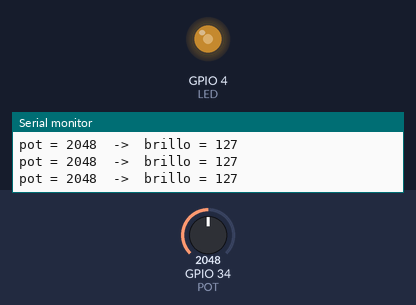
The sketch below on a simulated ESP32. Parts: output pins drawn as LEDs (lit = HIGH), the last lines printed to the serial monitor. The inputs (shaded band) are chosen by the test bench; at power-on: GPIO 34 (POT) = 2048.

Above: at 1.2 s.
1.3 s: GPIO 34 (POT) set to 1676
At 1.8 s:
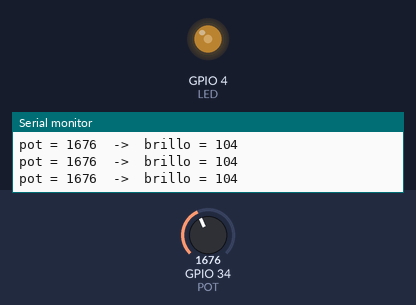
2.8 s: GPIO 34 (POT) set to 1545
At 3.2 s:
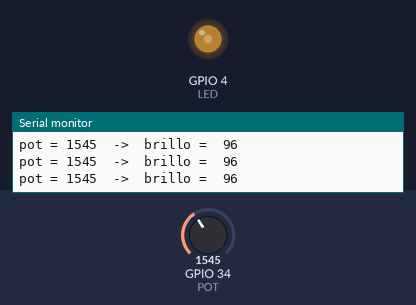
4.7 s: GPIO 34 (POT) set to 1065
At 5.1 s:
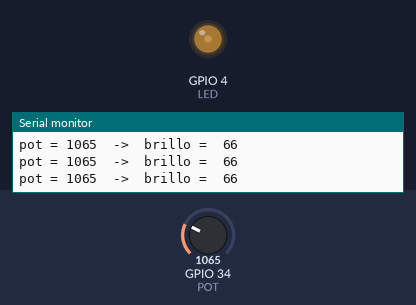
6.2 s: GPIO 34 (POT) set to 973
At 6.6 s:
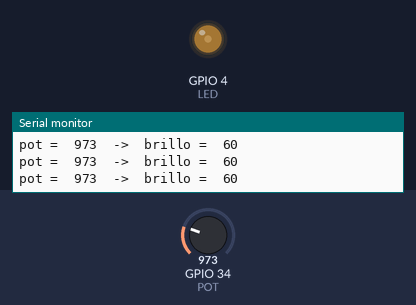
7.7 s: GPIO 34 (POT) set to 176
At 8.1 s:
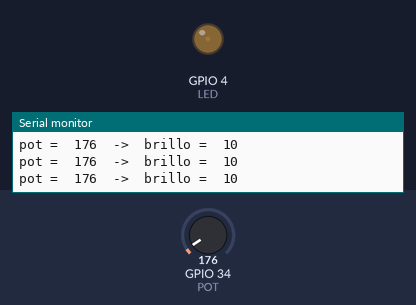
9.2 s: GPIO 34 (POT) set to 153
At 10.1 s:
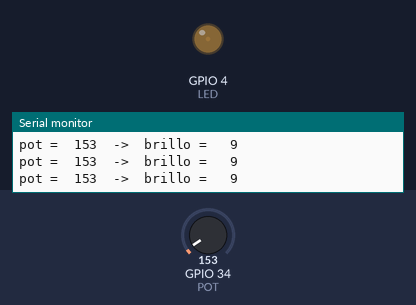
Timing chart, 0 to 12.1 s (numbered marks = the images above; inputs shaded):
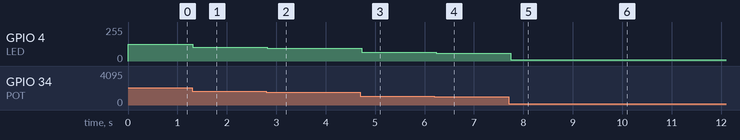

The sketch:

03-potentiometer-pwm.ino
```cpp
/*
 * 03 - Potenciómetro -> brillo del LED (ADC + PWM)
 * learn-esp32-with-claude
 *
 * Girás el potenciómetro y el LED cambia de brillo de forma gradual.
 * Dos conceptos nuevos:
 *   - ADC (analogRead): convierte el voltaje del pot (0-3.3V) en un número (0-4095).
 *   - PWM (LEDC): prende/apaga el pin miles de veces por segundo; variando el % de
 *     tiempo encendido (duty cycle) el LED "parece" tener brillo intermedio.
 *
 * Cableado:
 *   Potenciómetro (3 patas):
 *     pata extrema 1 -> 3V3
 *     pata extrema 2 -> GND
 *     pata del medio (cursor) -> GPIO34   (ADC1, solo entrada)
 *   LED:  GPIO4 -> 220Ω -> ánodo(+, larga) -> LED -> cátodo(-) -> GND   (igual que antes)
 * Board:  ESP32 Dev Module
 * Serial: 115200 baud
 */

const int POT = 34;   // entrada analógica (ADC1, input-only) -> cursor del potenciómetro
const int LED = 4;    // salida PWM -> brillo del LED

const int PWM_FREQ = 5000;   // frecuencia del PWM en Hz
const int PWM_RES  = 8;      // resolución en bits -> rango de duty 0..255

void setup() {
  Serial.begin(115200);
  // PWM real del ESP32 (periférico LEDC). Atamos el pin del LED a un canal PWM.
  // analogRead() no necesita pinMode: GPIO34 es solo entrada.
  ledcAttach(LED, PWM_FREQ, PWM_RES);
  Serial.println("Girá el potenciómetro para variar el brillo.");
}

void loop() {
  int raw = analogRead(POT);                    // 0..4095 (ADC de 12 bits)
  int brightness = map(raw, 0, 4095, 0, 255);   // escala al rango PWM de 8 bits (0..255)

  ledcWrite(LED, brightness);                   // PWM: duty cycle proporcional al brillo

  Serial.printf("pot = %4d  ->  brillo = %3d\n", raw, brightness);
  delay(50);                                    // un respiro para no inundar el Serial
}
```

Measured:
- after the input at 1.3 s, GPIO 4 (LED): 127/255 → 104/255 at once
- after the input at 2.8 s, GPIO 4 (LED): 104/255 → 96/255 at once
- after the input at 4.7 s, GPIO 4 (LED): 96/255 → 66/255 at once
- after the input at 6.2 s, GPIO 4 (LED): 66/255 → 60/255 at once
- after the input at 7.7 s, GPIO 4 (LED): 60/255 → 10/255 after 0.05 s
- after the input at 9.2 s, GPIO 4 (LED): 10/255 → 9/255 at once
